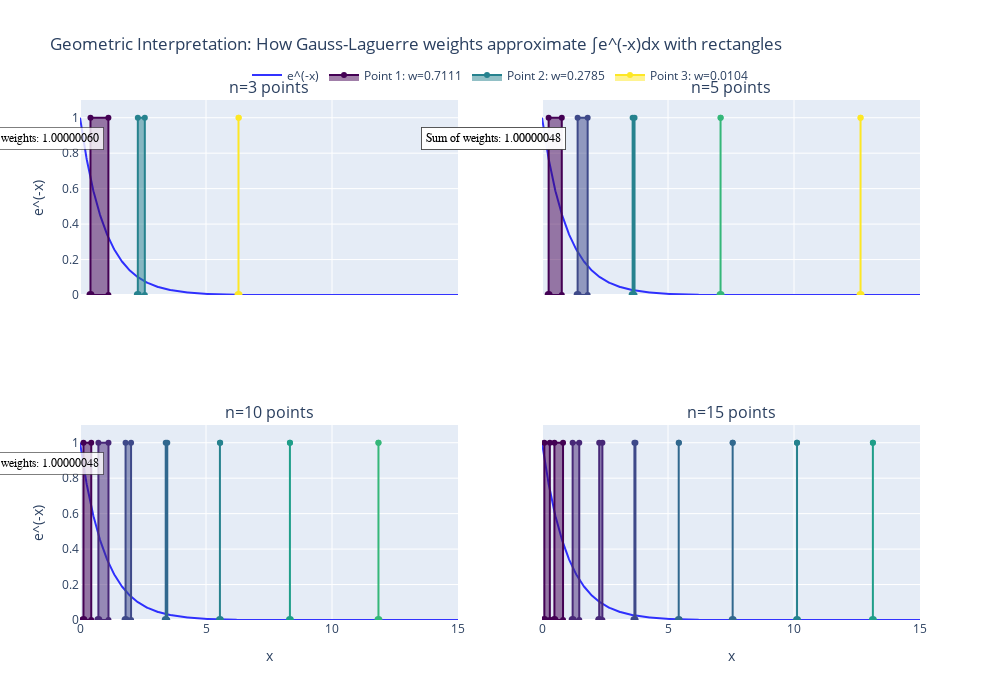

The notebook cell saved with this chart:
### Markdown cell above
### 3.2.1 Weight Sum Demonstration - Geometric Interpretation

For Gauss-Laguerre quadrature, the weights have a geometric interpretation. When $f(x) = 1$, the quadrature formula approximates $\int_0^\infty e^{-x} dx = 1$.

We can visualize this by showing how rectangles with:
- heights equal to 1 (since $f(x) = 1$)
- widths represented by the weights $w_i$
- positioned at the nodes $x_i$

The sum of these rectangles' areas approximates the area under the curve $e^{-x}$ from 0 to infinity.

### Code cell
import plotly.express as px


def visualize_weight_rectangles():
    """
    Visualize how Gauss-Laguerre quadrature weights represent rectangles that
    approximate the function e^(-x), with the sum of rectangle areas matching
    the integral of e^(-x) from 0 to infinity (which equals 1).
    """
    # Create plots for different numbers of points
    n_values = [3, 5, 10, 15]
    
    # Create subplots
    fig = make_subplots(rows=2, cols=2, 
                       subplot_titles=[f"n={n} points" for n in n_values],
                       shared_xaxes=True, shared_yaxes=True)
    
    # Define the exact function e^(-x)
    x_dense = np.linspace(0, 15, 1000)
    y_dense = np.exp(-x_dense)
    
    # Color for the exact function curve
    curve_color = 'rgba(0, 0, 255, 0.8)'
    
    # Process each subplot
    for i, n in enumerate(n_values):
        row = i // 2 + 1
        col = i % 2 + 1
        
        # Compute Gauss-Laguerre nodes and weights
        nodes, weights = quad.compute_gauss_laguerre_points_final(n)
        
        # Add the exact function curve
        fig.add_trace(
            go.Scatter(
                x=x_dense,
                y=y_dense,
                mode='lines',
                line=dict(color=curve_color, width=2),
                name='e^(-x)' if (row == 1 and col == 1) else None,
                showlegend=(row == 1 and col == 1)
            ), row=row, col=col
        )
        
        # Calculate the total sum of weights for this n
        weight_sum = np.sum(weights)
        
        # Colors for rectangles - use a colorscale
        colors = px.colors.sequential.Viridis
        color_indices = np.linspace(0, len(colors)-1, n)
        rect_colors = [colors[int(i)] for i in color_indices]
        
        # Add rectangles for each quadrature point
        for j, (node, weight) in enumerate(zip(nodes, weights)):
            # For f(x) = 1, we're showing rectangles with height 1 and width w_i
            # positioned at x_i values
            
            # Rectangle extends from x=node to width represented by weight
            rect_x = [node, node, node + weight, node + weight, node]
            rect_y = [0, 1, 1, 0, 0]  # height is 1 since f(x) = 1
            
            # Add rectangle as a filled shape
            fig.add_trace(
                go.Scatter(
                    x=rect_x,
                    y=rect_y,
                    fill='toself',
                    fillcolor=f'rgba{tuple(int(c) for c in hex_to_rgb(rect_colors[j])) + (0.5,)}',
                    line=dict(color=rect_colors[j]),
                    name=f"Point {j+1}: w={weight:.4f}" if (row == 1 and col == 1 and j < 5) else None,
                    showlegend=(row == 1 and col == 1 and j < 5)  # Only show legend for first subplot and first 5 points
                ), row=row, col=col
            )
            
            # Mark the node position with a dot
            fig.add_trace(
                go.Scatter(
                    x=[node],
                    y=[0],
                    mode='markers',
                    marker=dict(size=8, color=rect_colors[j]),
                    showlegend=False
                ), row=row, col=col
            )
        
        # Add text annotation with sum of weights
        fig.add_annotation(
            x=0.95, y=0.95,
            text=f"Sum of weights: {weight_sum:.8f}",
            xref=f"x{row+col-1}", yref=f"y{row+col-1}",
            xanchor='right', yanchor='top',
            showarrow=False,
            font=dict(size=12, color='black', family='Arial'),
            bgcolor='rgba(255, 255, 255, 0.8)',
            bordercolor='rgba(0, 0, 0, 0.5)',
            borderwidth=1,
            borderpad=4
        )
    
    # Update layout
    fig.update_layout(
        title="Geometric Interpretation: How Gauss-Laguerre weights approximate ∫e^(-x)dx with rectangles",
        height=700,
        width=1000,
        legend=dict(
            orientation="h",
            yanchor="bottom",
            y=1.02,
            xanchor="center",
            x=0.5
        )
    )
    
    # Update x and y axes limits and titles
    for i in range(1, 5):
        fig.update_xaxes(range=[0, 15], title_text="x" if i > 2 else None, row=(i-1)//2+1, col=(i-1)%2+1)
        fig.update_yaxes(range=[0, 1.1], title_text="e^(-x)" if i % 2 == 1 else None, row=(i-1)//2+1, col=(i-1)%2+1)
    
    fig.show()
    
    # Display a summary table of the results
    results = []
    for n in n_values:
        nodes, weights = quad.compute_gauss_laguerre_points_final(n)
        weight_sum = np.sum(weights)
        error = abs(weight_sum - 1.0)
        results.append([n, weight_sum, error])
    
    table_fig = go.Figure(data=[go.Table(
        header=dict(
            values=['Number of Points (n)', 'Sum of Weights', 'Error from Exact Value (1.0)'],
            fill_color='paleturquoise',
            align='center'
        ),
        cells=dict(
            values=list(zip(*results)),
            fill_color='lavender',
            align='center',
            format=[None, '.10f', '.10f']
        )
    )])
    

# Helper function to convert hex color to RGB
def hex_to_rgb(hex_color):
    """Convert hex color to RGB tuple"""
    hex_color = hex_color.lstrip('#')
    return tuple(int(hex_color[i:i+2], 16) for i in (0, 2, 4))

# Run the visualization
visualize_weight_rectangles()

### Figure 1 — Plotly figure (JSON) as saved in the notebook; plotly's stock layout.template omitted (floating-point values rounded to 4 significant figures; data arrays with more than 128 entries replaced by an {"elided": "..."} marker saying what was removed)
{"data": [{"line": {"color": "rgba(0, 0, 255, 0.8)", "width": 2}, "mode": "lines", "name": "e^(-x)", "showlegend": true, "type": "scatter", "x": {"elided": "1000 float values"}, "xaxis": "x", "y": {"elided": "1000 float values"}, "yaxis": "y"}, {"fill": "toself", "fillcolor": "rgba(68, 1, 84, 0.5)", "line": {"color": "#440154"}, "name": "Point 1: w=0.7111", "showlegend": true, "type": "scatter", "x": [0.4158, 0.4158, 1.127, 1.127, 0.4158], "xaxis": "x", "y": [0, 1, 1, 0, 0], "yaxis": "y"}, {"marker": {"color": "#440154", "size": 8}, "mode": "markers", "showlegend": false, "type": "scatter", "x": [0.4158], "xaxis": "x", "y": [0], "yaxis": "y"}, {"fill": "toself", "fillcolor": "rgba(38, 130, 142, 0.5)", "line": {"color": "#26828e"}, "name": "Point 2: w=0.2785", "showlegend": true, "type": "scatter", "x": [2.294, 2.294, 2.573, 2.573, 2.294], "xaxis": "x", "y": [0, 1, 1, 0, 0], "yaxis": "y"}, {"marker": {"color": "#26828e", "size": 8}, "mode": "markers", "showlegend": false, "type": "scatter", "x": [2.294], "xaxis": "x", "y": [0], "yaxis": "y"}, {"fill": "toself", "fillcolor": "rgba(253, 231, 37, 0.5)", "line": {"color": "#fde725"}, "name": "Point 3: w=0.0104", "showlegend": true, "type": "scatter", "x": [6.29, 6.29, 6.3, 6.3, 6.29], "xaxis": "x", "y": [0, 1, 1, 0, 0], "yaxis": "y"}, {"marker": {"color": "#fde725", "size": 8}, "mode": "markers", "showlegend": false, "type": "scatter", "x": [6.29], "xaxis": "x", "y": [0], "yaxis": "y"}, {"line": {"color": "rgba(0, 0, 255, 0.8)", "width": 2}, "mode": "lines", "showlegend": false, "type": "scatter", "x": {"elided": "1000 float values"}, "xaxis": "x2", "y": {"elided": "1000 float values"}, "yaxis": "y2"}, {"fill": "toself", "fillcolor": "rgba(68, 1, 84, 0.5)", "line": {"color": "#440154"}, "showlegend": false, "type": "scatter", "x": [0.2636, 0.2636, 0.7853, 0.7853, 0.2636], "xaxis": "x2", "y": [0, 1, 1, 0, 0], "yaxis": "y2"}, {"marker": {"color": "#440154", "size": 8}, "mode": "markers", "showlegend": false, "type": "scatter", "x": [0.2636], "xaxis": "x2", "y": [0], "yaxis": "y2"}, {"fill": "toself", "fillcolor": "rgba(62, 73, 137, 0.5)", "line": {"color": "#3e4989"}, "showlegend": false, "type": "scatter", "x": [1.413, 1.413, 1.812, 1.812, 1.413], "xaxis": "x2", "y": [0, 1, 1, 0, 0], "yaxis": "y2"}, {"marker": {"color": "#3e4989", "size": 8}, "mode": "markers", "showlegend": false, "type": "scatter", "x": [1.413], "xaxis": "x2", "y": [0], "yaxis": "y2"}, {"fill": "toself", "fillcolor": "rgba(38, 130, 142, 0.5)", "line": {"color": "#26828e"}, "showlegend": false, "type": "scatter", "x": [3.596, 3.596, 3.672, 3.672, 3.596], "xaxis": "x2", "y": [0, 1, 1, 0, 0], "yaxis": "y2"}, {"marker": {"color": "#26828e", "size": 8}, "mode": "markers", "showlegend": false, "type": "scatter", "x": [3.596], "xaxis": "x2", "y": [0], "yaxis": "y2"}, {"fill": "toself", "fillcolor": "rgba(53, 183, 121, 0.5)", "line": {"color": "#35b779"}, "showlegend": false, "type": "scatter", "x": [7.086, 7.086, 7.089, 7.089, 7.086], "xaxis": "x2", "y": [0, 1, 1, 0, 0], "yaxis": "y2"}, {"marker": {"color": "#35b779", "size": 8}, "mode": "markers", "showlegend": false, "type": "scatter", "x": [7.086], "xaxis": "x2", "y": [0], "yaxis": "y2"}, {"fill": "toself", "fillcolor": "rgba(253, 231, 37, 0.5)", "line": {"color": "#fde725"}, "showlegend": false, "type": "scatter", "x": [12.64, 12.64, 12.64, 12.64, 12.64], "xaxis": "x2", "y": [0, 1, 1, 0, 0], "yaxis": "y2"}, {"marker": {"color": "#fde725", "size": 8}, "mode": "markers", "showlegend": false, "type": "scatter", "x": [12.64], "xaxis": "x2", "y": [0], "yaxis": "y2"}, {"line": {"color": "rgba(0, 0, 255, 0.8)", "width": 2}, "mode": "lines", "showlegend": false, "type": "scatter", "x": {"elided": "1000 float values"}, "xaxis": "x3", "y": {"elided": "1000 float values"}, "yaxis": "y3"}, {"fill": "toself", "fillcolor": "rgba(68, 1, 84, 0.5)", "line": {"color": "#440154"}, "showlegend": false, "type": "scatter", "x": [0.1378, 0.1378, 0.4462, 0.4462, 0.1378], "xaxis": "x3", "y": [0, 1, 1, 0, 0], "yaxis": "y3"}, {"marker": {"color": "#440154", "size": 8}, "mode": "markers", "showlegend": false, "type": "scatter", "x": [0.1378], "xaxis": "x3", "y": [0], "yaxis": "y3"}, {"fill": "toself", "fillcolor": "rgba(72, 40, 120, 0.5)", "line": {"color": "#482878"}, "showlegend": false, "type": "scatter", "x": [0.7295, 0.7295, 1.131, 1.131, 0.7295], "xaxis": "x3", "y": [0, 1, 1, 0, 0], "yaxis": "y3"}, {"marker": {"color": "#482878", "size": 8}, "mode": "markers", "showlegend": false, "type": "scatter", "x": [0.7295], "xaxis": "x3", "y": [0], "yaxis": "y3"}, {"fill": "toself", "fillcolor": "rgba(62, 73, 137, 0.5)", "line": {"color": "#3e4989"}, "showlegend": false, "type": "scatter", "x": [1.808, 1.808, 2.026, 2.026, 1.808], "xaxis": "x3", "y": [0, 1, 1, 0, 0], "yaxis": "y3"}, {"marker": {"color": "#3e4989", "size": 8}, "mode": "markers", "showlegend": false, "type": "scatter", "x": [1.808], "xaxis": "x3", "y": [0], "yaxis": "y3"}, {"fill": "toself", "fillcolor": "rgba(49, 104, 142, 0.5)", "line": {"color": "#31688e"}, "showlegend": false, "type": "scatter", "x": [3.401, 3.401, 3.464, 3.464, 3.401], "xaxis": "x3", "y": [0, 1, 1, 0, 0], "yaxis": "y3"}, {"marker": {"color": "#31688e", "size": 8}, "mode": "markers", "showlegend": false, "type": "scatter", "x": [3.401], "xaxis": "x3", "y": [0], "yaxis": "y3"}, {"fill": "toself", "fillcolor": "rgba(38, 130, 142, 0.5)", "line": {"color": "#26828e"}, "showlegend": false, "type": "scatter", "x": [5.552, 5.552, 5.562, 5.562, 5.552], "xaxis": "x3", "y": [0, 1, 1, 0, 0], "yaxis": "y3"}, {"marker": {"color": "#26828e", "size": 8}, "mode": "markers", "showlegend": false, "type": "scatter", "x": [5.552], "xaxis": "x3", "y": [0], "yaxis": "y3"}, {"fill": "toself", "fillcolor": "rgba(31, 158, 137, 0.5)", "line": {"color": "#1f9e89"}, "showlegend": false, "type": "scatter", "x": [8.33, 8.33, 8.331, 8.331, 8.33], "xaxis": "x3", "y": [0, 1, 1, 0, 0], "yaxis": "y3"}, {"marker": {"color": "#1f9e89", "size": 8}, "mode": "markers", "showlegend": false, "type": "scatter", "x": [8.33], "xaxis": "x3", "y": [0], "yaxis": "y3"}, {"fill": "toself", "fillcolor": "rgba(53, 183, 121, 0.5)", "line": {"color": "#35b779"}, "showlegend": false, "type": "scatter", "x": [11.84, 11.84, 11.84, 11.84, 11.84], "xaxis": "x3", "y": [0, 1, 1, 0, 0], "yaxis": "y3"}, {"marker": {"color": "#35b779", "size": 8}, "mode": "markers", "showlegend": false, "type": "scatter", "x": [11.84], "xaxis": "x3", "y": [0], "yaxis": "y3"}, {"fill": "toself", "fillcolor": "rgba(110, 206, 88, 0.5)", "line": {"color": "#6ece58"}, "showlegend": false, "type": "scatter", "x": [16.28, 16.28, 16.28, 16.28, 16.28], "xaxis": "x3", "y": [0, 1, 1, 0, 0], "yaxis": "y3"}, {"marker": {"color": "#6ece58", "size": 8}, "mode": "markers", "showlegend": false, "type": "scatter", "x": [16.28], "xaxis": "x3", "y": [0], "yaxis": "y3"}, {"fill": "toself", "fillcolor": "rgba(181, 222, 43, 0.5)", "line": {"color": "#b5de2b"}, "showlegend": false, "type": "scatter", "x": [22.0, 22.0, 22.0, 22.0, 22.0], "xaxis": "x3", "y": [0, 1, 1, 0, 0], "yaxis": "y3"}, {"marker": {"color": "#b5de2b", "size": 8}, "mode": "markers", "showlegend": false, "type": "scatter", "x": [22.0], "xaxis": "x3", "y": [0], "yaxis": "y3"}, {"fill": "toself", "fillcolor": "rgba(253, 231, 37, 0.5)", "line": {"color": "#fde725"}, "showlegend": false, "type": "scatter", "x": [29.92, 29.92, 29.92, 29.92, 29.92], "xaxis": "x3", "y": [0, 1, 1, 0, 0], "yaxis": "y3"}, {"marker": {"color": "#fde725", "size": 8}, "mode": "markers", "showlegend": false, "type": "scatter", "x": [29.92], "xaxis": "x3", "y": [0], "yaxis": "y3"}, {"line": {"color": "rgba(0, 0, 255, 0.8)", "width": 2}, "mode": "lines", "showlegend": false, "type": "scatter", "x": {"elided": "1000 float values"}, "xaxis": "x4", "y": {"elided": "1000 float values"}, "yaxis": "y4"}, {"fill": "toself", "fillcolor": "rgba(68, 1, 84, 0.5)", "line": {"color": "#440154"}, "showlegend": false, "type": "scatter", "x": [0.09331, 0.09331, 0.3115, 0.3115, 0.09331], "xaxis": "x4", "y": [0, 1, 1, 0, 0], "yaxis": "y4"}, {"marker": {"color": "#440154", "size": 8}, "mode": "markers", "showlegend": false, "type": "scatter", "x": [0.09331], "xaxis": "x4", "y": [0], "yaxis": "y4"}, {"fill": "toself", "fillcolor": "rgba(68, 1, 84, 0.5)", "line": {"color": "#440154"}, "showlegend": false, "type": "scatter", "x": [0.4927, 0.4927, 0.8349, 0.8349, 0.4927], "xaxis": "x4", "y": [0, 1, 1, 0, 0], "yaxis": "y4"}, {"marker": {"color": "#440154", "size": 8}, "mode": "markers", "showlegend": false, "type": "scatter", "x": [0.4927], "xaxis": "x4", "y": [0], "yaxis": "y4"}, {"fill": "toself", "fillcolor": "rgba(72, 40, 120, 0.5)", "line": {"color": "#482878"}, "showlegend": false, "type": "scatter", "x": [1.216, 1.216, 1.479, 1.479, 1.216], "xaxis": "x4", "y": [0, 1, 1, 0, 0], "yaxis": "y4"}, {"marker": {"color": "#482878", "size": 8}, "mode": "markers", "showlegend": false, "type": "scatter", "x": [1.216], "xaxis": "x4", "y": [0], "yaxis": "y4"}, {"fill": "toself", "fillcolor": "rgba(72, 40, 120, 0.5)", "line": {"color": "#482878"}, "showlegend": false, "type": "scatter", "x": [2.27, 2.27, 2.396, 2.396, 2.27], "xaxis": "x4", "y": [0, 1, 1, 0, 0], "yaxis": "y4"}, {"marker": {"color": "#482878", "size": 8}, "mode": "markers", "showlegend": false, "type": "scatter", "x": [2.27], "xaxis": "x4", "y": [0], "yaxis": "y4"}, {"fill": "toself", "fillcolor": "rgba(62, 73, 137, 0.5)", "line": {"color": "#3e4989"}, "showlegend": false, "type": "scatter", "x": [3.668, 3.668, 3.708, 3.708, 3.668], "xaxis": "x4", "y": [0, 1, 1, 0, 0], "yaxis": "y4"}, {"marker": {"color": "#3e4989", "size": 8}, "mode": "markers", "showlegend": false, "type": "scatter", "x": [3.668], "xaxis": "x4", "y": [0], "yaxis": "y4"}, {"fill": "toself", "fillcolor": "rgba(49, 104, 142, 0.5)", "line": {"color": "#31688e"}, "showlegend": false, "type": "scatter", "x": [5.425, 5.425, 5.434, 5.434, 5.425], "xaxis": "x4", "y": [0, 1, 1, 0, 0], "yaxis": "y4"}, {"marker": {"color": "#31688e", "size": 8}, "mode": "markers", "showlegend": false, "type": "scatter", "x": [5.425], "xaxis": "x4", "y": [0], "yaxis": "y4"}, {"fill": "toself", "fillcolor": "rgba(49, 104, 142, 0.5)", "line": {"color": "#31688e"}, "showlegend": false, "type": "scatter", "x": [7.566, 7.566, 7.567, 7.567, 7.566], "xaxis": "x4", "y": [0, 1, 1, 0, 0], "yaxis": "y4"}, {"marker": {"color": "#31688e", "size": 8}, "mode": "markers", "showlegend": false, "type": "scatter", "x": [7.566], "xaxis": "x4", "y": [0], "yaxis": "y4"}, {"fill": "toself", "fillcolor": "rgba(38, 130, 142, 0.5)", "line": {"color": "#26828e"}, "showlegend": false, "type": "scatter", "x": [10.12, 10.12, 10.12, 10.12, 10.12], "xaxis": "x4", "y": [0, 1, 1, 0, 0], "yaxis": "y4"}, {"marker": {"color": "#26828e", "size": 8}, "mode": "markers", "showlegend": false, "type": "scatter", "x": [10.12], "xaxis": "x4", "y": [0], "yaxis": "y4"}, {"fill": "toself", "fillcolor": "rgba(31, 158, 137, 0.5)", "line": {"color": "#1f9e89"}, "showlegend": false, "type": "scatter", "x": [13.13, 13.13, 13.13, 13.13, 13.13], "xaxis": "x4", "y": [0, 1, 1, 0, 0], "yaxis": "y4"}, {"marker": {"color": "#1f9e89", "size": 8}, "mode": "markers", "showlegend": false, "type": "scatter", "x": [13.13], "xaxis": "x4", "y": [0], "yaxis": "y4"}, {"fill": "toself", "fillcolor": "rgba(31, 158, 137, 0.5)", "line": {"color": "#1f9e89"}, "showlegend": false, "type": "scatter", "x": [16.65, 16.65, 16.65, 16.65, 16.65], "xaxis": "x4", "y": [0, 1, 1, 0, 0], "yaxis": "y4"}, {"marker": {"color": "#1f9e89", "size": 8}, "mode": "markers", "showlegend": false, "type": "scatter", "x": [16.65], "xaxis": "x4", "y": [0], "yaxis": "y4"}, {"fill": "toself", "fillcolor": "rgba(53, 183, 121, 0.5)", "line": {"color": "#35b779"}, "showlegend": false, "type": "scatter", "x": [20.78, 20.78, 20.78, 20.78, 20.78], "xaxis": "x4", "y": [0, 1, 1, 0, 0], "yaxis": "y4"}, {"marker": {"color": "#35b779", "size": 8}, "mode": "markers", "showlegend": false, "type": "scatter", "x": [20.78], "xaxis": "x4", "y": [0], "yaxis": "y4"}, {"fill": "toself", "fillcolor": "rgba(110, 206, 88, 0.5)", "line": {"color": "#6ece58"}, "showlegend": false, "type": "scatter", "x": [25.62, 25.62, 25.62, 25.62, 25.62], "xaxis": "x4", "y": [0, 1, 1, 0, 0], "yaxis": "y4"}, {"marker": {"color": "#6ece58", "size": 8}, "mode": "markers", "showlegend": false, "type": "scatter", "x": [25.62], "xaxis": "x4", "y": [0], "yaxis": "y4"}, {"fill": "toself", "fillcolor": "rgba(110, 206, 88, 0.5)", "line": {"color": "#6ece58"}, "showlegend": false, "type": "scatter", "x": [31.41, 31.41, 31.41, 31.41, 31.41], "xaxis": "x4", "y": [0, 1, 1, 0, 0], "yaxis": "y4"}, {"marker": {"color": "#6ece58", "size": 8}, "mode": "markers", "showlegend": false, "type": "scatter", "x": [31.41], "xaxis": "x4", "y": [0], "yaxis": "y4"}, {"fill": "toself", "fillcolor": "rgba(181, 222, 43, 0.5)", "line": {"color": "#b5de2b"}, "showlegend": false, "type": "scatter", "x": [38.53, 38.53, 38.53, 38.53, 38.53], "xaxis": "x4", "y": [0, 1, 1, 0, 0], "yaxis": "y4"}, {"marker": {"color": "#b5de2b", "size": 8}, "mode": "markers", "showlegend": false, "type": "scatter", "x": [38.53], "xaxis": "x4", "y": [0], "yaxis": "y4"}, {"fill": "toself", "fillcolor": "rgba(253, 231, 37, 0.5)", "line": {"color": "#fde725"}, "showlegend": false, "type": "scatter", "x": [48.03, 48.03, 48.03, 48.03, 48.03], "xaxis": "x4", "y": [0, 1, 1, 0, 0], "yaxis": "y4"}, {"marker": {"color": "#fde725", "size": 8}, "mode": "markers", "showlegend": false, "type": "scatter", "x": [48.03], "xaxis": "x4", "y": [0], "yaxis": "y4"}], "layout": {"annotations": [{"font": {"size": 16}, "showarrow": false, "text": "n=3 points", "x": 0.225, "xanchor": "center", "xref": "paper", "y": 1, "yanchor": "bottom", "yref": "paper"}, {"font": {"size": 16}, "showarrow": false, "text": "n=5 points", "x": 0.775, "xanchor": "center", "xref": "paper", "y": 1, "yanchor": "bottom", "yref": "paper"}, {"font": {"size": 16}, "showarrow": false, "text": "n=10 points", "x": 0.225, "xanchor": "center", "xref": "paper", "y": 0.375, "yanchor": "bottom", "yref": "paper"}, {"font": {"size": 16}, "showarrow": false, "text": "n=15 points", "x": 0.775, "xanchor": "center", "xref": "paper", "y": 0.375, "yanchor": "bottom", "yref": "paper"}, {"bgcolor": "rgba(255, 255, 255, 0.8)", "bordercolor": "rgba(0, 0, 0, 0.5)", "borderpad": 4, "borderwidth": 1, "font": {"color": "black", "family": "Arial", "size": 12}, "showarrow": false, "text": "Sum of weights: 1.00000060", "x": 0.95, "xanchor": "right", "xref": "x", "y": 0.95, "yanchor": "top", "yref": "y"}, {"bgcolor": "rgba(255, 255, 255, 0.8)", "bordercolor": "rgba(0, 0, 0, 0.5)", "borderpad": 4, "borderwidth": 1, "font": {"color": "black", "family": "Arial", "size": 12}, "showarrow": false, "text": "Sum of weights: 1.00000048", "x": 0.95, "xanchor": "right", "xref": "x2", "y": 0.95, "yanchor": "top", "yref": "y2"}, {"bgcolor": "rgba(255, 255, 255, 0.8)", "bordercolor": "rgba(0, 0, 0, 0.5)", "borderpad": 4, "borderwidth": 1, "font": {"color": "black", "family": "Arial", "size": 12}, "showarrow": false, "text": "Sum of weights: 1.00000048", "x": 0.95, "xanchor": "right", "xref": "x2", "y": 0.95, "yanchor": "top", "yref": "y2"}, {"bgcolor": "rgba(255, 255, 255, 0.8)", "bordercolor": "rgba(0, 0, 0, 0.5)", "borderpad": 4, "borderwidth": 1, "font": {"color": "black", "family": "Arial", "size": 12}, "showarrow": false, "text": "Sum of weights: 1.00000048", "x": 0.95, "xanchor": "right", "xref": "x3", "y": 0.95, "yanchor": "top", "yref": "y3"}], "height": 700, "legend": {"orientation": "h", "x": 0.5, "xanchor": "center", "y": 1.02, "yanchor": "bottom"}, "title": {"text": "Geometric Interpretation: How Gauss-Laguerre weights approximate ∫e^(-x)dx with rectangles"}, "width": 1000, "xaxis": {"anchor": "y", "domain": [0, 0.45], "matches": "x3", "range": [0, 15], "showticklabels": false}, "xaxis2": {"anchor": "y2", "domain": [0.55, 1], "matches": "x4", "range": [0, 15], "showticklabels": false}, "xaxis3": {"anchor": "y3", "domain": [0, 0.45], "range": [0, 15], "title": {"text": "x"}}, "xaxis4": {"anchor": "y4", "domain": [0.55, 1], "range": [0, 15], "title": {"text": "x"}}, "yaxis": {"anchor": "x", "domain": [0.625, 1], "range": [0, 1.1], "title": {"text": "e^(-x)"}}, "yaxis2": {"anchor": "x2", "domain": [0.625, 1], "matches": "y", "range": [0, 1.1], "showticklabels": false}, "yaxis3": {"anchor": "x3", "domain": [0, 0.375], "range": [0, 1.1], "title": {"text": "e^(-x)"}}, "yaxis4": {"anchor": "x4", "domain": [0, 0.375], "matches": "y3", "range": [0, 1.1], "showticklabels": false}}}
